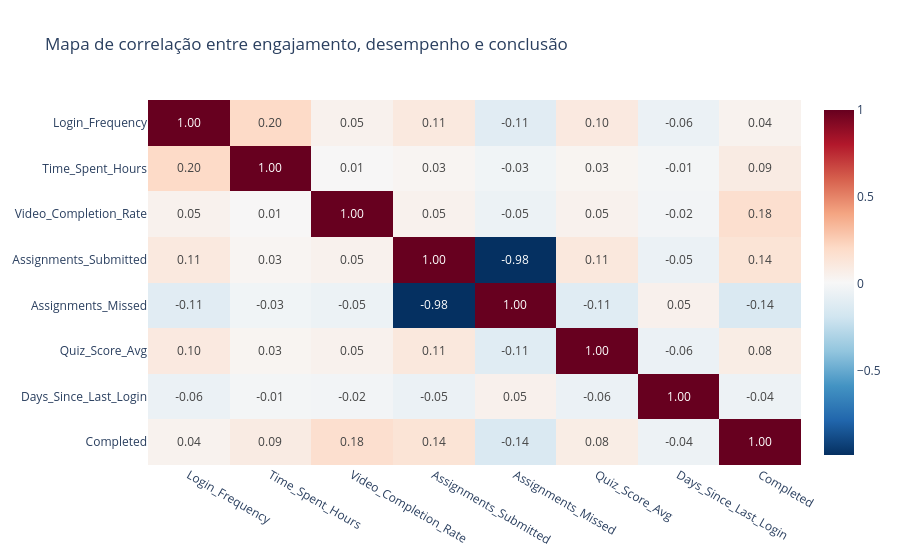

This figure's notebook cell:
### Markdown cell above
## Heatmap de correlação (variáveis numéricas)

### Code cell
vars_corr = [
    "Login_Frequency",
    "Time_Spent_Hours",
    "Video_Completion_Rate",
    "Assignments_Submitted",
    "Assignments_Missed",
    "Quiz_Score_Avg",
    "Days_Since_Last_Login",
    "Completed"
]

corr = df_chars[vars_corr].corr()

fig_corr = px.imshow(
    corr,
    text_auto=".2f",
    aspect="auto",
    title="Mapa de correlação entre engajamento, desempenho e conclusão",
    color_continuous_scale="RdBu_r"
)
fig_corr.show()

### Figure 1 — Plotly figure (JSON) as saved in the notebook; plotly's stock layout.template omitted (floating-point values rounded to 4 significant figures)
{"data": [{"coloraxis": "coloraxis", "hovertemplate": "x: %{x}<br>y: %{y}<br>color: %{z}<extra></extra>", "name": "0", "texttemplate": "%{z:.2f}", "type": "heatmap", "x": ["Login_Frequency", "Time_Spent_Hours", "Video_Completion_Rate", "Assignments_Submitted", "Assignments_Missed", "Quiz_Score_Avg", "Days_Since_Last_Login", "Completed"], "xaxis": "x", "y": ["Login_Frequency", "Time_Spent_Hours", "Video_Completion_Rate", "Assignments_Submitted", "Assignments_Missed", "Quiz_Score_Avg", "Days_Since_Last_Login", "Completed"], "yaxis": "y", "z": [[1.0, 0.2042, 0.04912, 0.1086, -0.108, 0.1042, -0.0557, 0.0433], [0.2042, 1.0, 0.01407, 0.03071, -0.03024, 0.03074, -0.01407, 0.09008], [0.04912, 0.01407, 1.0, 0.05079, -0.04998, 0.05099, -0.01983, 0.1752], [0.1086, 0.03071, 0.05079, 1.0, -0.984, 0.114, -0.0546, 0.1448], [-0.108, -0.03024, -0.04998, -0.984, 1.0, -0.1125, 0.05427, -0.1426], [0.1042, 0.03074, 0.05099, 0.114, -0.1125, 1.0, -0.05554, 0.08096], [-0.0557, -0.01407, -0.01983, -0.0546, 0.05427, -0.05554, 1.0, -0.04475], [0.0433, 0.09008, 0.1752, 0.1448, -0.1426, 0.08096, -0.04475, 1.0]]}], "layout": {"coloraxis": {"colorscale": [[0, "rgb(5,48,97)"], [0.1, "rgb(33,102,172)"], [0.2, "rgb(67,147,195)"], [0.3, "rgb(146,197,222)"], [0.4, "rgb(209,229,240)"], [0.5, "rgb(247,247,247)"], [0.6, "rgb(253,219,199)"], [0.7, "rgb(244,165,130)"], [0.8, "rgb(214,96,77)"], [0.9, "rgb(178,24,43)"], [1, "rgb(103,0,31)"]]}, "title": {"text": "Mapa de correlação entre engajamento, desempenho e conclusão"}, "xaxis": {"anchor": "y", "domain": [0, 1]}, "yaxis": {"anchor": "x", "autorange": "reversed", "domain": [0, 1]}}}
